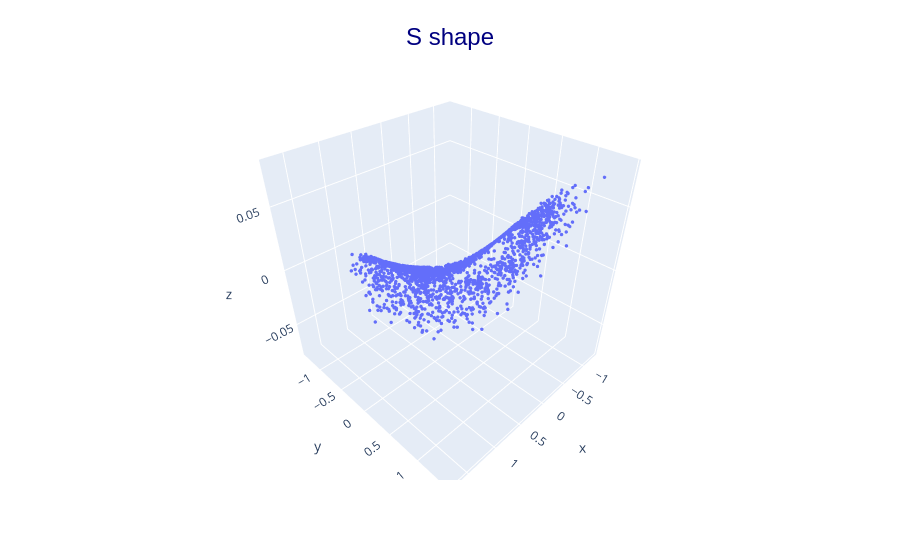

The code cell stored with this chart in its notebook:
### Code cell
rng_key, _ = jax.random.split(rng_key)


predictive = Predictive(
    model, 
    guide=guide, 
    params=svi_result.params, 
    num_samples=1 
)

predictions = predictive(rng_key, batch=X, hidden_dim=hidden_dim, z_dim=z_dim, inference=True)

reconstructed = predictions["clean_reconstruction"][0]

plot3d(reconstructed, "Reconstructed")

### Figure 1 — Plotly figure (JSON) as saved in the notebook; plotly's stock layout.template omitted (floating-point values rounded to 4 significant figures; data arrays with more than 128 entries replaced by an {"elided": "..."} marker saying what was removed)
{"data": [{"hovertemplate": "x=%{x}<br>y=%{y}<br>z=%{z}<extra></extra>", "legendgroup": "", "marker": {"color": "#636efa", "size": 2, "symbol": "circle"}, "mode": "markers", "name": "", "scene": "scene", "showlegend": false, "type": "scatter3d", "x": {"elided": "2000 float values"}, "y": {"elided": "2000 float values"}, "z": {"elided": "2000 float values"}}], "layout": {"legend": {"tracegroupgap": 0}, "margin": {"t": 60}, "scene": {"domain": {"x": [0, 1], "y": [0, 1]}, "xaxis": {"title": {"text": "x"}}, "yaxis": {"title": {"text": "y"}}, "zaxis": {"title": {"text": "z"}}}, "title": {"font": {"color": "navy", "family": "Arial", "size": 24}, "text": "S shape", "x": 0.5, "y": 0.95}}}
